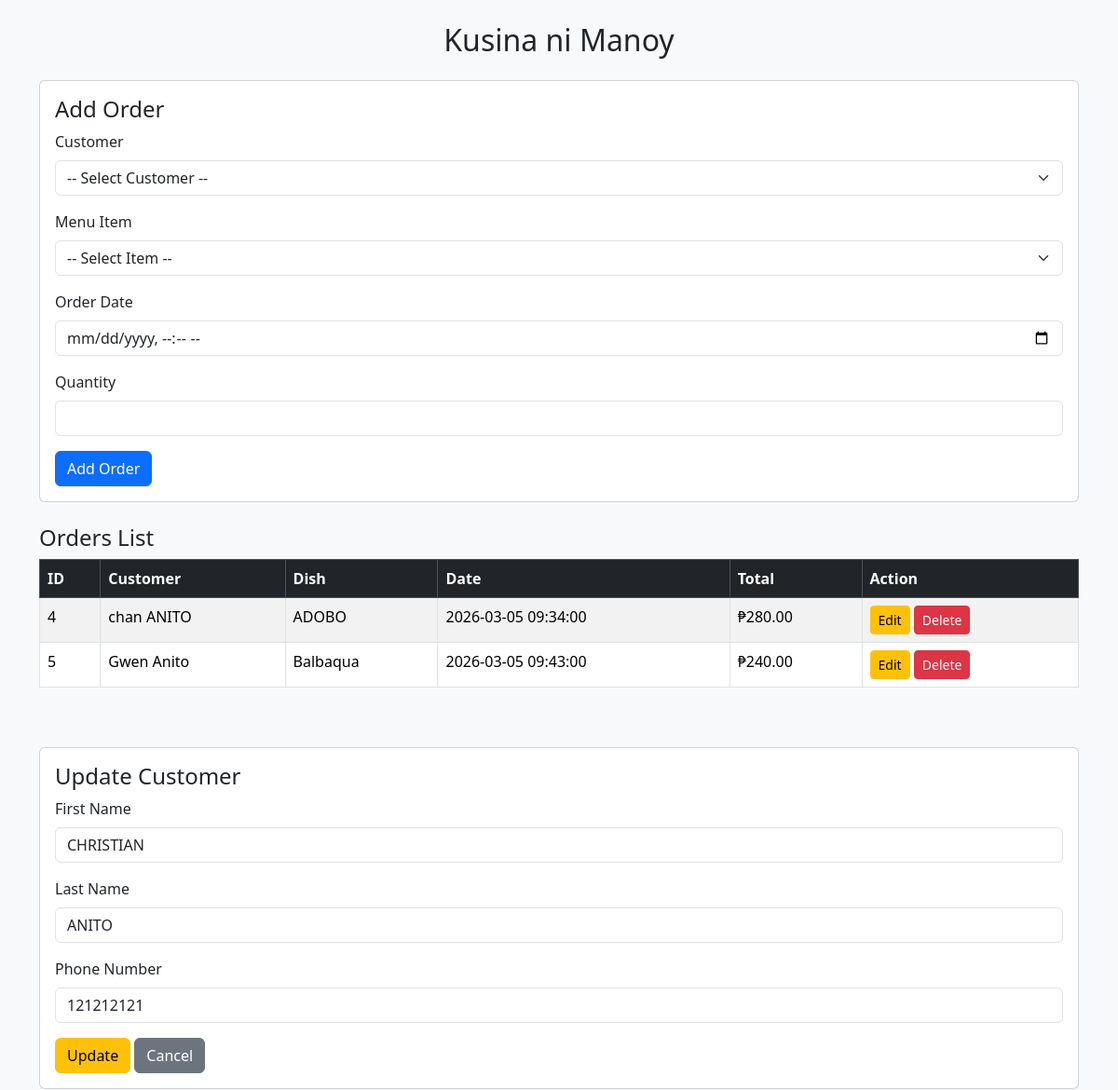
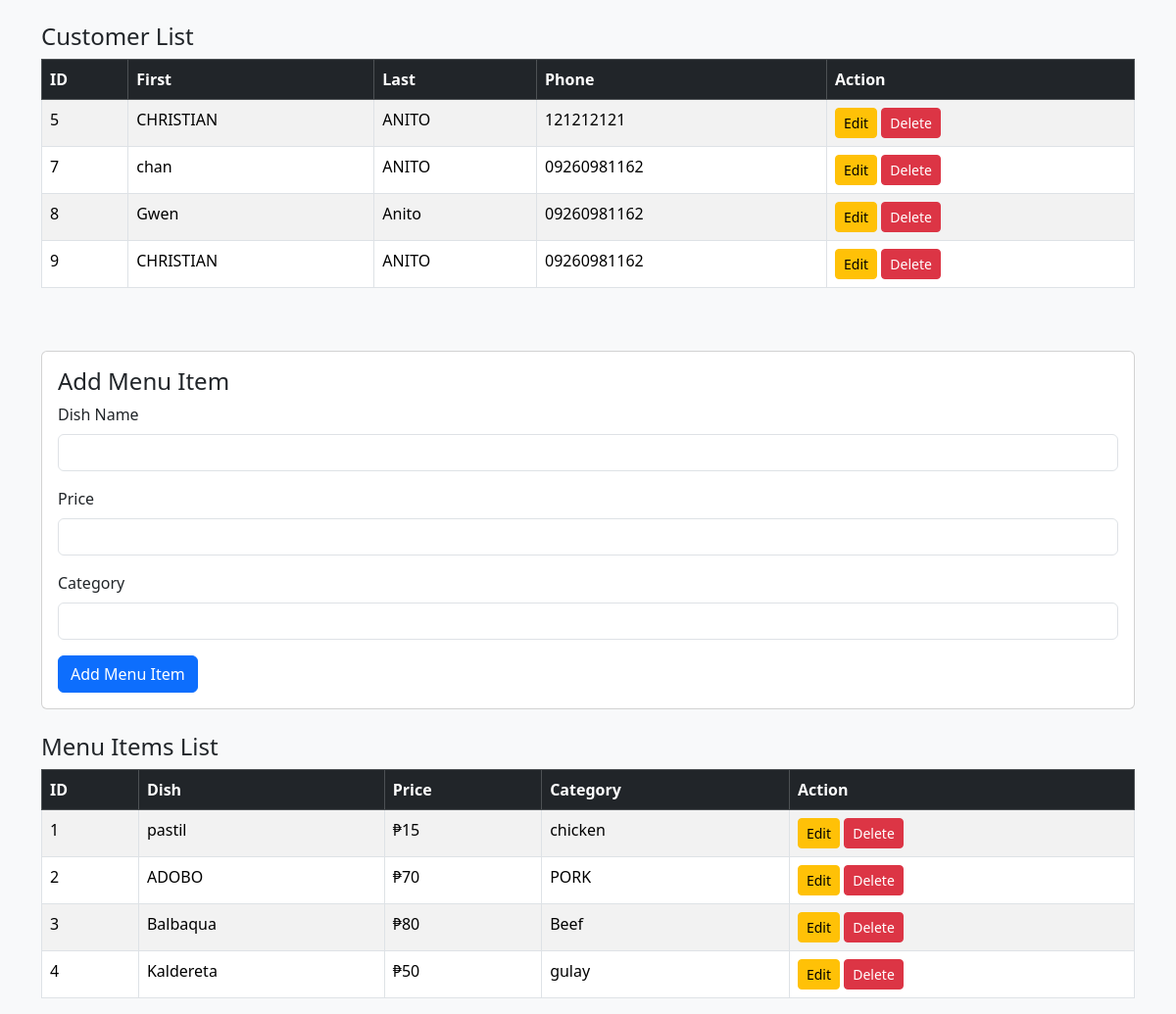
/crud/landing.php?edit_customer=5, run on the app's committed database (2 pictures, top to bottom).
### tables this page shows
CREATE TABLE `orders` (
  `order_id` int(11) NOT NULL,
  `customer_id` int(11) NOT NULL,
  `Item_id` int(11) NOT NULL,
  `order_date` datetime NOT NULL,
  `quantity` int(11) NOT NULL
);

CREATE TABLE `menuitems` (
  `item_id` int(11) NOT NULL,
  `dish_name` varchar(100) NOT NULL,
  `price` decimal(5,0) NOT NULL,
  `category` varchar(50) DEFAULT NULL
);

CREATE TABLE `customers` (
  `customer_id` int(11) NOT NULL,
  `first_name` varchar(50) NOT NULL,
  `last_name` varchar(50) NOT NULL,
  `phone_number` varchar(15) DEFAULT NULL
);

### crud/select.php (called while the page is built)
<?php
require 'config.php';
$stmt = $pdo->query("SELECT * FROM customers");
$customers = $stmt->fetchAll(PDO::FETCH_ASSOC);
$stmt = $pdo->query("SELECT * FROM menuitems");
$menuitems = $stmt->fetchAll(PDO::FETCH_ASSOC);
$stmt = $pdo->query("
    SELECT o.order_id,
           CONCAT(c.first_name, ' ', c.last_name) AS customer_name,
           m.dish_name,
           o.order_date,
           o.quantity,
           (o.quantity * m.price) AS total_price
    FROM orders o
    JOIN customers c ON o.customer_id = c.customer_id
    JOIN menuitems m ON o.item_id = m.item_id
");
$orders = $stmt->fetchAll(PDO::FETCH_ASSOC);
?>

### crud/landing.php (the view, shortened to what this page needs)
<?php
require 'delete.php';
require 'select.php';
?>
<!DOCTYPE html>
<html>
<head>
<link href="https://cdn.jsdelivr.net/npm/bootstrap@5.3.3/dist/css/bootstrap.min.css" rel="stylesheet">
</head>
<body class="bg-light">
<div class="container mt-4">
<h2 class="text-center mb-4">Kusina ni Manoy</h2>
<?php
$editCustomer = null;
if (isset($_GET['edit_customer'])) {
    $stmt = $pdo->prepare("SELECT * FROM customers WHERE customer_id = ?");
    $stmt->execute([$_GET['edit_customer']]);
    $editCustomer = $stmt->fetch(PDO::FETCH_ASSOC);
}
$editMenuItem = null;
$editOrder = null;
?>
<div class="card mb-4">
<div class="card-body">
<h4><?= $editOrder ? 'Update Order' : 'Add Order' ?></h4>
<form method="POST">
<div class="mb-3">
<label class="form-label">Customer</label>
<select name="customer_id" class="form-select" required>
<option value="">-- Select Customer --</option>
</select>
</div>
<div class="mb-3">
<label class="form-label">Menu Item</label>
<select name="item_id" class="form-select" required>
<option value="">-- Select Item --</option>
</select>
</div>
<div class="mb-3">
<label class="form-label">Order Date</label>
<input type="datetime-local" class="form-control" name="order_date"
value="<?= !empty($editOrder) ? date('Y-m-d\TH:i', strtotime($editOrder['order_date'])) : '' ?>" required>
</div>
<div class="mb-3">
<label class="form-label">Quantity</label>
<input type="number" class="form-control" name="quantity"
value="<?= !empty($editOrder) ? $editOrder['quantity'] : '' ?>" min="1" required>
</div>
<?php if (!empty($editOrder)): ?>
<button class="btn btn-warning" type="submit" name="update_order">Update</button>
<a href="landing.php" class="btn btn-secondary">Cancel</a>
<?php else: ?>
<button class="btn btn-primary" type="submit" name="add_order">Add Order</button>
<?php endif; ?>
</form>
</div>
</div>
<h4>Orders List</h4>
<div class="table-responsive mb-5">
<table class="table table-bordered table-striped">
<thead class="table-dark">
<tr>
<th>ID</th>
<th>Customer</th>
<th>Dish</th>
<th>Date</th>
<th>Total</th>
<th>Action</th>
</tr>
</thead>
<tbody>
<?php foreach ($orders as $order): ?>
<tr>
<td><?= $order['order_id'] ?></td>
<td><?= $order['customer_name'] ?></td>
<td><?= $order['dish_name'] ?></td>
<td><?= $order['order_date'] ?></td>
<td>₱<?= number_format($order['total_price'], 2) ?></td>
<td>
<a href="?edit_order=<?= $order['order_id'] ?>" class="btn btn-sm btn-warning">Edit</a>
<a href="?delete_order=<?= $order['order_id'] ?>" class="btn btn-sm btn-danger">Delete</a>
</td>
</tr>
<?php endforeach; ?>
</tbody>
</table>
</div>
<div class="card mb-4">
<div class="card-body">
<h4><?= $editCustomer ? 'Update Customer' : 'Add Customer' ?></h4>
<form method="POST">
<div class="mb-3">
<label class="form-label">First Name</label>
<input type="text" class="form-control" name="first_name"
value="<?= !empty($editCustomer) ? $editCustomer['first_name'] : '' ?>" required>
</div>
<div class="mb-3">
<label class="form-label">Last Name</label>
<input type="text" class="form-control" name="last_name"
value="<?= !empty($editCustomer) ? $editCustomer['last_name'] : '' ?>" required>
</div>
<div class="mb-3">
<label class="form-label">Phone Number</label>
<input type="text" class="form-control" name="phone_number"
value="<?= !empty($editCustomer) ? $editCustomer['phone_number'] : '' ?>">
</div>
<?php if (!empty($editCustomer)): ?>
<button class="btn btn-warning" type="submit" name="update_customer">Update</button>
<a href="landing.php" class="btn btn-secondary">Cancel</a>
<?php else: ?>
<button class="btn btn-success" type="submit" name="add_customer">Add Customer</button>
<?php endif; ?>
</form>
</div>
</div>
<h4>Customer List</h4>
<div class="table-responsive mb-5">
<table class="table table-bordered table-striped">
<thead class="table-dark">
<tr>
<th>ID</th>
<th>First</th>
<th>Last</th>
<th>Phone</th>
<th>Action</th>
</tr>
</thead>
<tbody>
<?php foreach ($customers as $customer): ?>
<tr>
<td><?= $customer['customer_id'] ?></td>
<td><?= $customer['first_name'] ?></td>
<td><?= $customer['last_name'] ?></td>
<td><?= $customer['phone_number'] ?></td>
<td>
<a href="?edit_customer=<?= $customer['customer_id'] ?>" class="btn btn-sm btn-warning">Edit</a>
<a href="?delete_customer=<?= $customer['customer_id'] ?>" class="btn btn-sm btn-danger">Delete</a>
</td>
</tr>
<?php endforeach; ?>
</tbody>
</table>
</div>
<div class="card mb-4">
<div class="card-body">
<h4><?= $editMenuItem ? 'Update Menu Item' : 'Add Menu Item' ?></h4>
<form method="POST">
<div class="mb-3">
<label class="form-label">Dish Name</label>
<input type="text" class="form-control" name="dish_name"
value="<?= !empty($editMenuItem) ? $editMenuItem['dish_name'] : '' ?>" required>
</div>
<div class="mb-3">
<label class="form-label">Price</label>
<input type="number" step="0.01" class="form-control" name="price"
value="<?= !empty($editMenuItem) ? $editMenuItem['price'] : '' ?>" required>
</div>
<div class="mb-3">
<label class="form-label">Category</label>
<input type="text" class="form-control" name="category"
value="<?= !empty($editMenuItem) ? $editMenuItem['category'] : '' ?>">
</div>
<?php if (!empty($editMenuItem)): ?>
<button class="btn btn-warning" type="submit" name="update_menuitem">Update</button>
<a href="landing.php" class="btn btn-secondary">Cancel</a>
<?php else: ?>
<button class="btn btn-primary" type="submit" name="add_menuitem">Add Menu Item</button>
<?php endif; ?>
</form>
</div>
</div>
<h4>Menu Items List</h4>
<div class="table-responsive">
<table class="table table-bordered table-striped">
<thead class="table-dark">
<tr>
<th>ID</th>
<th>Dish</th>
<th>Price</th>
<th>Category</th>
<th>Action</th>
</tr>
</thead>
<tbody>
<?php foreach ($menuitems as $item): ?>
<tr>
<td><?= $item['item_id'] ?></td>
<td><?= $item['dish_name'] ?></td>
<td>₱<?= $item['price'] ?></td>
<td><?= $item['category'] ?></td>
<td>
<a href="?edit_menuitem=<?= $item['item_id'] ?>" class="btn btn-sm btn-warning">Edit</a>
<a href="?delete_menuitem=<?= $item['item_id'] ?>" class="btn btn-sm btn-danger">Delete</a>
</td>
</tr>
<?php endforeach; ?>
</tbody>
</table>
</div>
</div>
</body>
</html>

### data on the page
orders: order_id "4", customer_name "chan ANITO", Item.dish_name "ADOBO", order_date "2026-03-05 09:34:00", total_price "280.00"
orders: order_id "5", customer_name "Gwen Anito", Item.dish_name "Balbaqua", order_date "2026-03-05 09:43:00", total_price "240.00"
customers: first_name "CHRISTIAN", last_name "ANITO", phone_number "121212121", customer_id "5"
customers: customer_id "7", first_name "chan", last_name "ANITO", phone_number "09260981162"
customers: customer_id "8", first_name "Gwen", last_name "Anito", phone_number "09260981162"
customers: customer_id "9", first_name "CHRISTIAN", last_name "ANITO", phone_number "09260981162"
menuitems: item_id "1", dish_name "pastil", price "15", category "chicken"
menuitems: item_id "2", dish_name "ADOBO", price "70", category "PORK"
menuitems: item_id "3", dish_name "Balbaqua", price "80", category "Beef"
menuitems: item_id "4", dish_name "Kaldereta", price "50", category "gulay"
